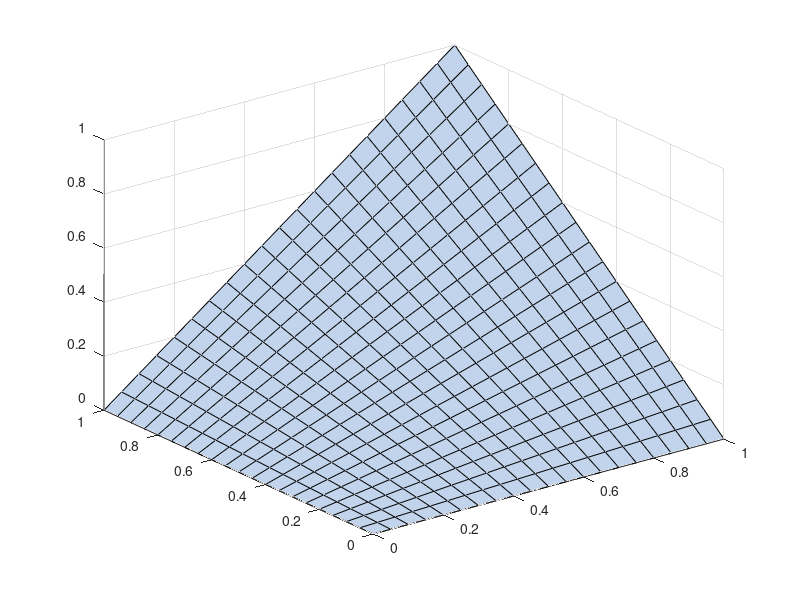

Reproduce this figure in MATLAB. (Note: this script raises an error after producing the figure.)

function plotFGMdistribution()
% Define the values of u and v over a grid
[u,v] = meshgrid(0:0.05:1);
% Define the value of delta_uv
theta = -0.03195;
%copula distribution
C=u.*v.*( 1+theta*(1-u).*(1-v));

figure();
hsurf = surf(u, v, C, 'edgecolor', 'black');
set(hsurf,'FaceColor',[0.76 0.83 0.92]);
ax = gca;
ax.BoxStyle = 'full';
figsettings
xlabel('u','Interpreter','latex');
ylabel('v','Interpreter','latex');
zlabel('C(u,v)','Interpreter','latex');
grid off;
end
